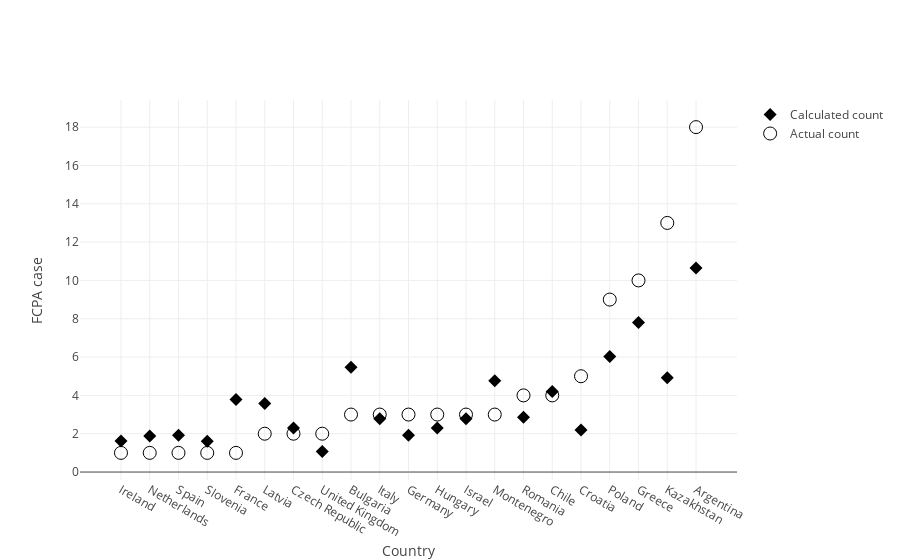

Notebook source saved alongside this figure:
### Code cell
import plotly.plotly as py
import plotly.graph_objs as go
trace1 = go.Scatter(
    x = df_hdi_vhigh_sorted['Country'],
    y = np.exp(df_hdi_vhigh_sorted['Calc Count']),
    text = df_hdi_vhigh_sorted['Legend'],
    mode='markers',
    marker=dict(symbol = 'diamond', color ='black',size=10),
    name = 'Calculated count'
)

trace2 = go.Scatter(
    y = df_hdi_vhigh_sorted['Count'],
    x = df_hdi_vhigh_sorted['Country'],
    text = df_hdi_vhigh_sorted['Legend'],
    mode='markers',
    marker=dict(size=13, color ='black', symbol = "circle-open"),
    name = 'Actual count'
)

layout = go.Layout(
    yaxis=dict(
        title = 'FCPA case'
    ),
    xaxis=dict(
        title = 'Country'
    )
)
data = [trace1, trace2]

plotly.offline.iplot({'data': data, 'layout': layout}, filename='HDI vs fcpa: very high HDI', config={'showLink': False})

### Figure 1 — Plotly figure (JSON) as saved in the notebook; plotly's stock layout.template omitted (floating-point values rounded to 4 significant figures)
{"data": [{"marker": {"color": "black", "size": 10, "symbol": "diamond"}, "mode": "markers", "name": "Calculated count", "text": ["pm 11.0<br>cti 7.0<br>rt 8.0", "pm 2.0<br>cti 7.0<br>rt 8.0", "pm 14.0<br>cti 8.0<br>rt 8.0", "pm 13.0<br>cti 6.0<br>rt 8.0", "pm 2.0<br>cti 8.0<br>rt 8.0", "pm 0.0<br>cti 7.0<br>rt 7.0", "pm 4.0<br>cti 5.0<br>rt 8.0", "pm 10.0<br>cti 8.0<br>rt 8.0", "pm 8.0<br>cti 9.0<br>rt 5.0", "pm 7.0<br>cti 7.0<br>rt 7.0", "pm 2.0<br>cti 7.0<br>rt 8.0", "pm 9.0<br>cti 7.0<br>rt 6.0", "pm 4.0<br>cti 9.0<br>rt 7.0", "pm 5.0<br>cti 9.0<br>rt 0.0", "pm 9.0<br>cti 7.0<br>rt 7.0", "pm 10.0<br>cti 2.0<br>rt 6.0", "pm 9.0<br>cti 6.0<br>rt 5.0", "pm 1.0<br>cti 7.0<br>rt 7.0", "pm 3.0<br>cti 7.0<br>rt 7.0", "pm 1.0<br>cti 8.0<br>rt 7.0", "pm 11.0<br>cti 7.0<br>rt 5.0"], "type": "scatter", "uid": "dce701d8-ca14-11e8-ba77-c48e8ff48516", "x": ["Ireland", "Netherlands", "Spain", "Slovenia", "France", "Latvia", "Czech Republic", "United Kingdom", "Bulgaria", "Italy", "Germany", "Hungary", "Israel", "Montenegro", "Romania", "Chile", "Croatia", "Poland", "Greece", "Kazakhstan", "Argentina"], "y": [1.621, 1.875, 1.925, 1.609, 3.79, 3.583, 2.295, 1.074, 5.47, 2.778, 1.925, 2.295, 2.778, 4.761, 2.863, 4.209, 2.195, 6.028, 7.803, 4.926, 10.64]}, {"marker": {"color": "black", "size": 13, "symbol": "circle-open"}, "mode": "markers", "name": "Actual count", "text": ["pm 11.0<br>cti 7.0<br>rt 8.0", "pm 2.0<br>cti 7.0<br>rt 8.0", "pm 14.0<br>cti 8.0<br>rt 8.0", "pm 13.0<br>cti 6.0<br>rt 8.0", "pm 2.0<br>cti 8.0<br>rt 8.0", "pm 0.0<br>cti 7.0<br>rt 7.0", "pm 4.0<br>cti 5.0<br>rt 8.0", "pm 10.0<br>cti 8.0<br>rt 8.0", "pm 8.0<br>cti 9.0<br>rt 5.0", "pm 7.0<br>cti 7.0<br>rt 7.0", "pm 2.0<br>cti 7.0<br>rt 8.0", "pm 9.0<br>cti 7.0<br>rt 6.0", "pm 4.0<br>cti 9.0<br>rt 7.0", "pm 5.0<br>cti 9.0<br>rt 0.0", "pm 9.0<br>cti 7.0<br>rt 7.0", "pm 10.0<br>cti 2.0<br>rt 6.0", "pm 9.0<br>cti 6.0<br>rt 5.0", "pm 1.0<br>cti 7.0<br>rt 7.0", "pm 3.0<br>cti 7.0<br>rt 7.0", "pm 1.0<br>cti 8.0<br>rt 7.0", "pm 11.0<br>cti 7.0<br>rt 5.0"], "type": "scatter", "uid": "dce701d9-ca14-11e8-a1a8-c48e8ff48516", "x": ["Ireland", "Netherlands", "Spain", "Slovenia", "France", "Latvia", "Czech Republic", "United Kingdom", "Bulgaria", "Italy", "Germany", "Hungary", "Israel", "Montenegro", "Romania", "Chile", "Croatia", "Poland", "Greece", "Kazakhstan", "Argentina"], "y": [1, 1, 1, 1, 1, 2, 2, 2, 3, 3, 3, 3, 3, 3, 4, 4, 5, 9, 10, 13, 18]}], "layout": {"xaxis": {"title": "Country"}, "yaxis": {"title": "FCPA case"}}}
